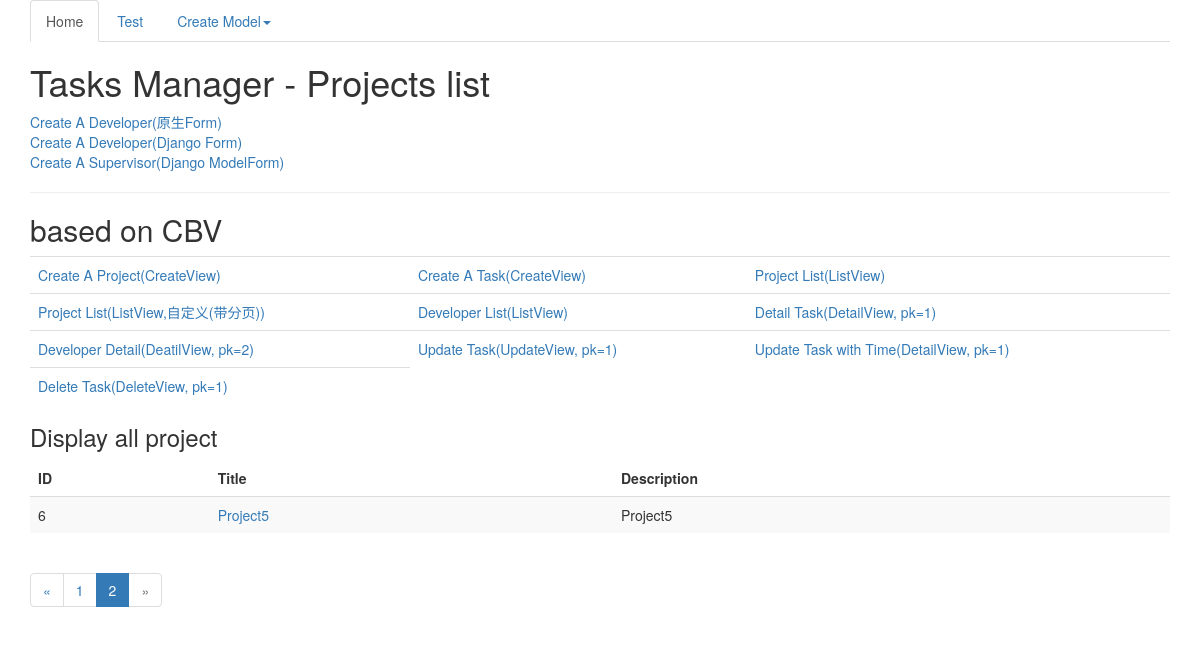
Page /?page=2 on the earlier database version.
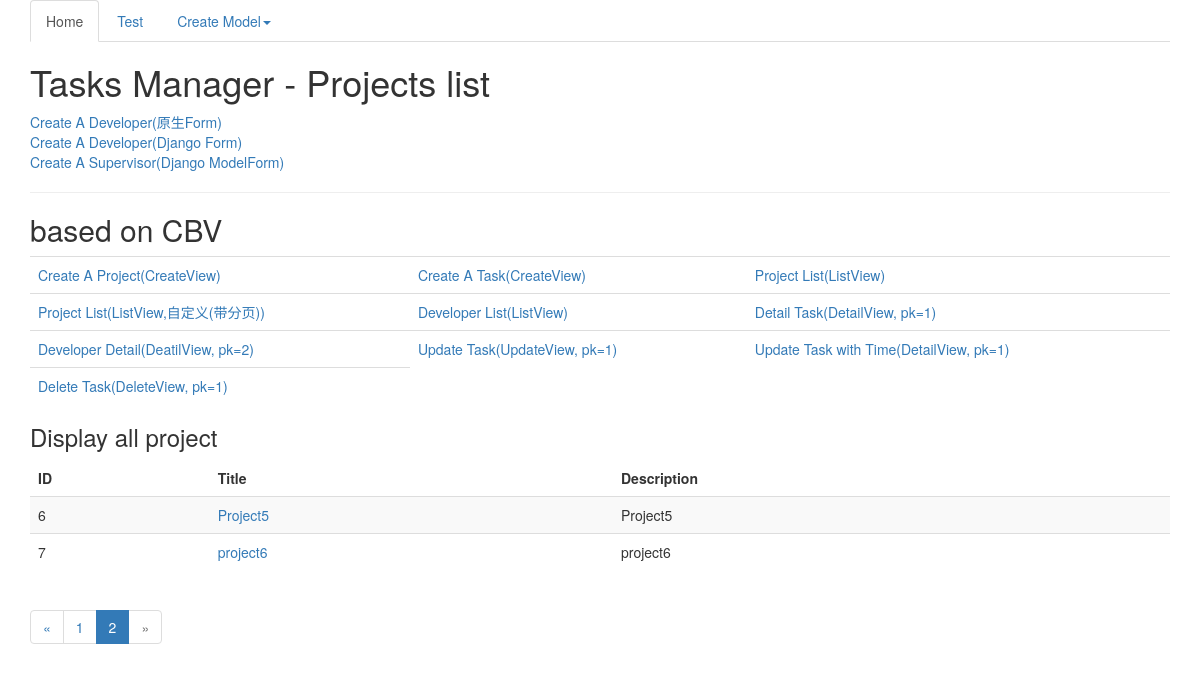
Same page on the later database version.
### TasksManager/models.py (models this page shows, shortened)
class Project(models.Model):
    title = models.CharField(max_length=50, verbose_name="Title")
    description = models.CharField(max_length=1000, verbose_name="Description")
    client_name = models.CharField(max_length=1000, verbose_name="Client name")

### TasksManager/views.py (the view)
# urls.py: url(r'^$', 'TasksManager.views.page', name="public_index"),
def page(request):
    projects_list = Project.objects.all()
    page = request.GET.get('page', 1)
    paginator = Paginator(projects_list, 5)
    try:
        all_projects = paginator.page(page)
    except EmptyPage:
        all_projects = paginator.page(paginator.num_pages)
    except PageNotAnInteger:
        all_projects = paginator.page(1)
    return render(request, 'index.html', {'action': "Display all project", 'all_projects': all_projects})

### templates/index.html (shortened to what this page needs)
{% extends "base.html" %}
{% block h1 %}
    Projects list
{% endblock %}
{% block article_content %}
    <a href="{% url 'create_developer' %}">Create A Developer(原生Form)</a><br>
    <a href="{% url 'add_developer' %}">Create A Developer(Django Form)</a><br>
    <a href="{% url 'create_supervisor' %}">Create A Supervisor(Django ModelForm)</a><br>
    <hr>
    <h2>based on CBV</h2>
    <table class="table">
    <tbody>
        <tr><td><a href="{% url 'create_project' %}">Create A Project(CreateView)</a></td>
        <td><a href="{% url 'create_task' %}">Create A Task(CreateView)</a></td>
        <td><a href="{% url 'project_list' %}">Project List(ListView)</a></td>
    </tr>
        <td>
        <a href="{% url 'project_list2' %}">Project List(ListView,自定义(带分页))</a></td>
        <td>
            <a href="{% url 'developer_list' %}">Developer List(ListView)</a></td>
        <td>
            <a href="{% url 'task_detail' '1' %}">Detail Task(DetailView, pk=1)</a>
        </td>
        <td>
        <a href="{% url 'developer_detail' 2 %}">Developer Detail(DeatilView, pk=2)</a></td>
        <td>
            <a href="{% url 'update_task' 1 %}">Update Task(UpdateView, pk=1)</a></td>
        <td>
            <a href="{% url 'update_task_time' '1' %}">Update Task with Time(DetailView, pk=1)</a>
        </td>
        <td>
        <a href="{% url 'task_delete' 1 %}">Delete Task(DeleteView, pk=1)</a></td>
    </tbody>
    </table>
    <h3>{{ action }}</h3>
    {% if all_projects|length > 0 %}
        <table class="table table-striped">
            <thead>
                <tr>
                    <td><strong>ID</strong></td>
                    <td><strong>Title</strong></td>
                    <td><strong>Description</strong></td>
                </tr>
            </thead>
            <tbody>
            {% for project in all_projects %}
                <tr>
                    <td>{{ project.id }}</td>
                    <td><a href="{% url 'project_detail' project.id %}">{{ project.title }}</a></td>
                    <td>{{ project.description }}</td>
                </tr>
            {% endfor %}
            </tbody>
        </table>
    {% else %}
        <span>No project.</span>
    {% endif %}
    {% if all_projects.has_other_pages %}
        <ul class="pagination">
            {% if all_projects.has_previous %}
                <li><a href="?page={{ all_projects.previous_page_number }}">&laquo;</a> </li>
            {% else %}
                <li class="disabled"><span>&laquo;</span></li>
            {% endif %}
            {% for i in all_projects.paginator.page_range %}
                {% if all_projects.number == i %}
                    <li class="active"><span>{{ i }}<span class="sr-only">(current)</span></span></li>
                {% else %}
                    <li><a href="?page={{ i }}">{{ i }}</a> </li>
                {% endif %}
            {% endfor %}
            {% if all_projects.has_next %}
                <li><a href="?page={{ all_projects.next_page_number }}">&raquo;</a> </li>
            {% else %}
                <li class="disabled"><span>&raquo;</span></li>
            {% endif %}
        </ul>
    {% endif %}
{% endblock %}

Differences in the rows shown:
added Project: id "7", title "project6", description "project6"
